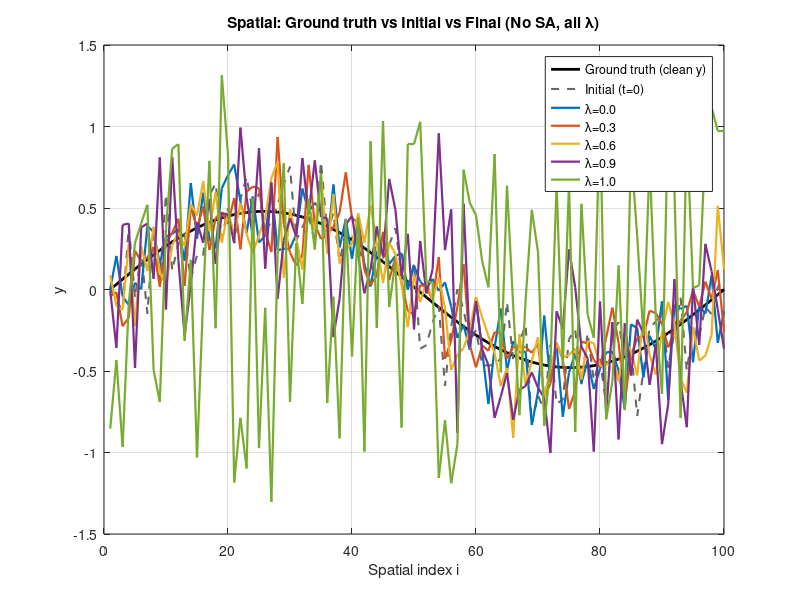
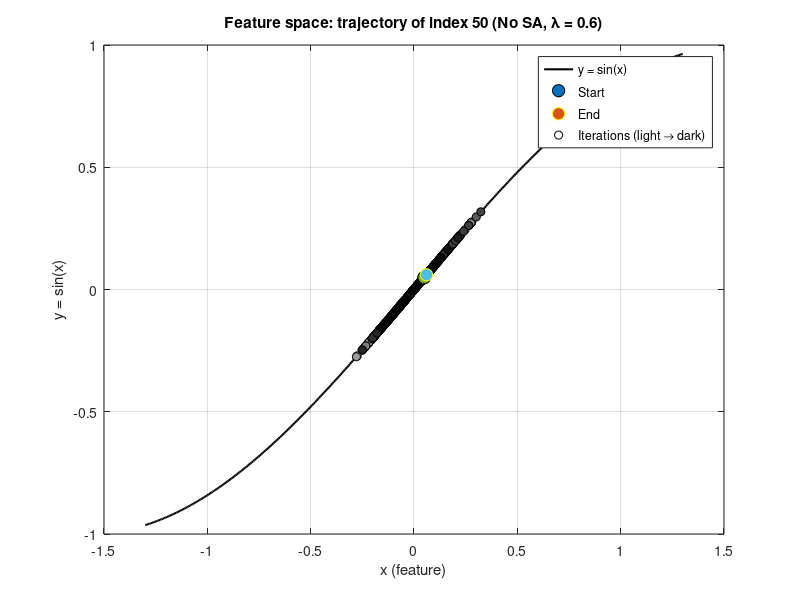
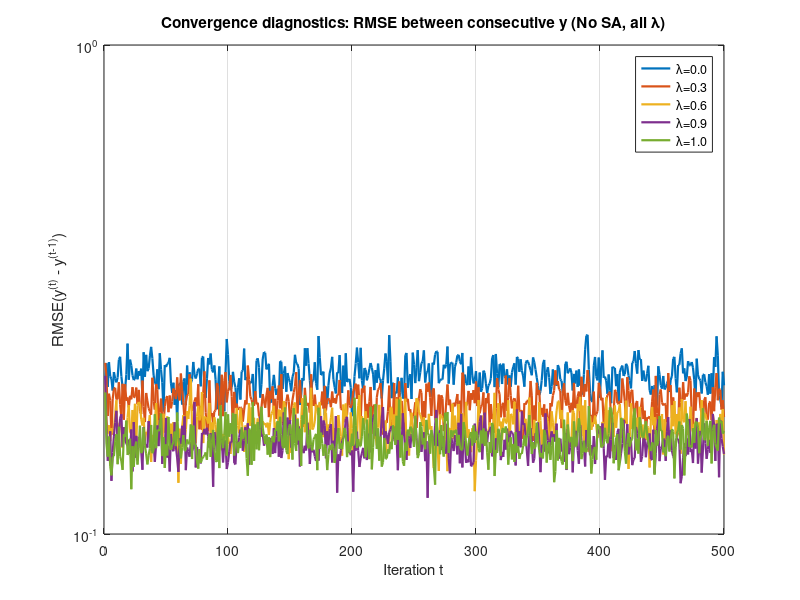
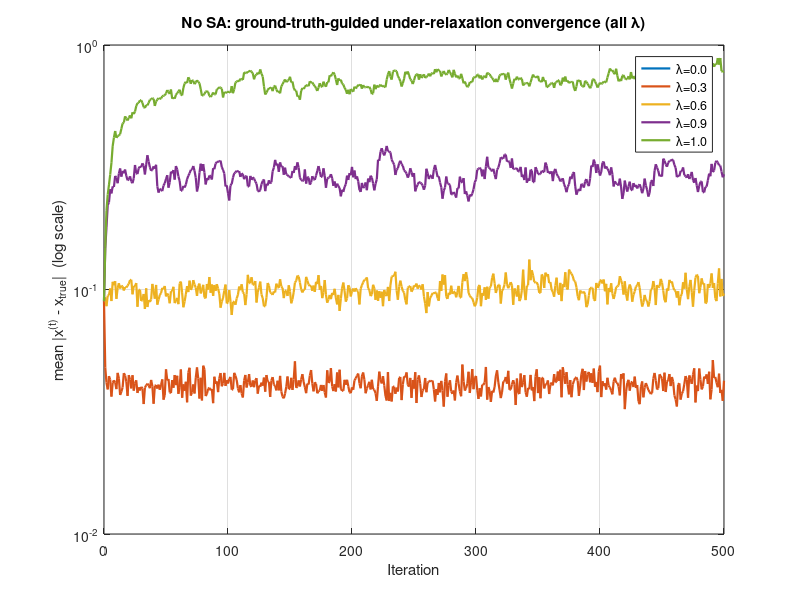

Write MATLAB code to recreate these figures, in order.
clc; clear; close all;

%% ---------------- Settings ----------------
N        = 100;                     % 網格數
Tsteps   = 500;                     % 總步數
sigma    = 0.15;                    % 噪音強度 (固定)
delta    = 1e-6;                    % clip 邊界
idx_show = 50;                      % 在 feature 圖追蹤的索引

lambdaArr = [0, 0.3, 0.6, 0.9, 1.0]; % 掃描的 under-relaxation
lam_plot  = 0.6;                    % 用於 Figure 2 的 lambda

rng(42);

% h, f, g
h    = @(x) sin(x);
f    = @(x) h(x) + sigma*randn(size(x)); % random 的做法
% f    = @(x) h(x) + sigma*( ...
%       0.35*sin(3.1*x) ...
%     - 0.27*cos(2.3*x) ...
%     + 0.19*tanh(1.7*x) ...
%     + 0.23*erf(1.1*x) ...
%     + 0.15*sin(x.^2) ...
%     - 0.21*cos(x.^3) ...
%     + 0.12*x + 0.08*x.^2 - 0.05*x.^3 ...
%     + 0.18*sin( (0.7*x + 0.5*sin(2.4*x)).^2 ) ...
%     + 0.14*tanh( (x + 0.3*cos(3.7*x)).*(0.6 + 0.2*sin(1.9*x)) ) ...
%     + 0.11*exp(-0.8*x.^2).*sin(4.3*x + 0.5*cos(1.3*x)) ...
%     - 0.09*erf(0.7*x + 0.2*sin(2.2*x)).*cos(3.6*x) ...
% ); % 自訂function的做法
% f    = @(x) h(x) + sigma*mlp_like(x); % 模擬MLP的做法

clip = @(y) min(max(y,-1+delta), 1-delta);
g    = @(y) asin( clip(y) );

% Ground truth 波形（導引與畫圖）
s       = linspace(0,1,N);
x_true  = 0.5*sin(2*pi*s);
y_clean = h(x_true);

% 共同初始條件
x_init = x_true + 0.10*randn(1,N);
y_init = f(x_init);

%% ---------------- 五個二維陣列（lambda 專屬） ----------------
x_all_00 = nan(Tsteps+1, N);  y_all_00 = nan(Tsteps+1, N);
x_all_03 = nan(Tsteps+1, N);  y_all_03 = nan(Tsteps+1, N);
x_all_06 = nan(Tsteps+1, N);  y_all_06 = nan(Tsteps+1, N);
x_all_09 = nan(Tsteps+1, N);  y_all_09 = nan(Tsteps+1, N);
x_all_10 = nan(Tsteps+1, N);  y_all_10 = nan(Tsteps+1, N);

% t=0 初始同一組
x_all_00(1,:)=x_init; y_all_00(1,:)=y_init;
x_all_03(1,:)=x_init; y_all_03(1,:)=y_init;
x_all_06(1,:)=x_init; y_all_06(1,:)=y_init;
x_all_09(1,:)=x_init; y_all_09(1,:)=y_init;
x_all_10(1,:)=x_init; y_all_10(1,:)=y_init;

%% ---------------- 主迴圈（只模擬 + 存檔） ----------------
for lam = lambdaArr
    x_cur = x_init;  
    y_cur = y_init;
    for t = 1:Tsteps
        y_cand = f(x_cur);
        y_next = y_cand;
        x_next = (1 - lam)*x_true + lam*g(y_next);

        % 存入對應的二維陣列
        switch lam
            case 0.0
                x_all_00(t+1,:)=x_next; y_all_00(t+1,:)=y_next;
            case 0.3
                x_all_03(t+1,:)=x_next; y_all_03(t+1,:)=y_next;
            case 0.6
                x_all_06(t+1,:)=x_next; y_all_06(t+1,:)=y_next;
            case 0.9
                x_all_09(t+1,:)=x_next; y_all_09(t+1,:)=y_next;
            case 1.0
                x_all_10(t+1,:)=x_next; y_all_10(t+1,:)=y_next;
        end

        x_cur = x_next;  y_cur = y_next;
    end
end

%% ---------------- 顏色 ----------------
colors = lines(numel(lambdaArr));

%% ---------------- Figure 1: Spatial（所有 λ 的最終曲線） ----------------
figure('Name','Spatial comparison (No SA, GT-guided)','Color','w'); hold on; grid on; box on;
plot(1:N, y_clean,  '-k', 'LineWidth', 2);
plot(1:N, y_all_00(1,:), '--', 'Color',[0.4 0.4 0.4], 'LineWidth',1.5); % 初始
% 逐 λ 畫最終曲線
plot(1:N, y_all_00(end,:), '-', 'Color', colors(1,:), 'LineWidth',1.6, 'DisplayName','\lambda=0.0');
plot(1:N, y_all_03(end,:), '-', 'Color', colors(2,:), 'LineWidth',1.6, 'DisplayName','\lambda=0.3');
plot(1:N, y_all_06(end,:), '-', 'Color', colors(3,:), 'LineWidth',1.6, 'DisplayName','\lambda=0.6');
plot(1:N, y_all_09(end,:), '-', 'Color', colors(4,:), 'LineWidth',1.6, 'DisplayName','\lambda=0.9');
plot(1:N, y_all_10(end,:), '-', 'Color', colors(5,:), 'LineWidth',1.6, 'DisplayName','\lambda=1.0');
xlabel('Spatial index i'); ylabel('y');
title('Spatial: Ground truth vs Initial vs Final (No SA, all \lambda)');
legend({'Ground truth (clean y)','Initial (t=0)','\lambda=0.0','\lambda=0.3','\lambda=0.6','\lambda=0.9','\lambda=1.0'}, 'Location','best');

%% ---------------- Figure 2: Feature trajectory（只畫 lam_plot） ---------
% 取對應 x_all_* 的歷程
switch lam_plot
    case 0.0, x_hist = x_all_00(:,idx_show);
    case 0.3, x_hist = x_all_03(:,idx_show);
    case 0.6, x_hist = x_all_06(:,idx_show);
    case 0.9, x_hist = x_all_09(:,idx_show);
    case 1.0, x_hist = x_all_10(:,idx_show);
end
xgrid = linspace(-1.3, 1.3, 400); ygrid = h(xgrid); cmap = flipud(gray(Tsteps+1));

figure('Name','Feature-space trajectory (No SA, GT-guided)','Color','w'); hold on; grid on; box on;
plot(xgrid, ygrid, 'k-', 'LineWidth', 1.5);
xlabel('x (feature)'); ylabel('y = sin(x)');
title(sprintf('Feature space: trajectory of index %d (No SA, \\lambda = %.1f)', idx_show, lam_plot));
scatter(x_hist(1),   h(x_hist(1)),   80, 'ro', 'filled', 'MarkerEdgeColor','k'); % Start
scatter(x_hist(end), h(x_hist(end)), 80, 'bo', 'filled', 'MarkerEdgeColor','y'); % End
for t = 2:Tsteps
    xi = x_hist(t); yi = h(xi);
    scatter(xi, yi, 36, cmap(t,:), 'filled', 'MarkerEdgeColor','k');
end
scatter(x_hist(1),   h(x_hist(1)),   80, 'ro', 'filled', 'MarkerEdgeColor','k'); % Start
scatter(x_hist(end), h(x_hist(end)), 80, 'bo', 'filled', 'MarkerEdgeColor','y'); % End
legend({'y = sin(x)','Start','End','Iterations (light \rightarrow dark)'}, 'Location','best');

%% ---------------- Figure 3: RMSE(y)（所有 λ；顏色一致） -----------------
% 以相鄰時間步的 y 計算 RMSE
rmse_00 = sqrt(mean((y_all_00(2:end,:) - y_all_00(1:end-1,:)).^2, 2));
rmse_03 = sqrt(mean((y_all_03(2:end,:) - y_all_03(1:end-1,:)).^2, 2));
rmse_06 = sqrt(mean((y_all_06(2:end,:) - y_all_06(1:end-1,:)).^2, 2));
rmse_09 = sqrt(mean((y_all_09(2:end,:) - y_all_09(1:end-1,:)).^2, 2));
rmse_10 = sqrt(mean((y_all_10(2:end,:) - y_all_10(1:end-1,:)).^2, 2));

figure('Name','RMSE of y across iterations (No SA, GT-guided)','Color','w'); hold on; grid on; box on;
semilogy(1:Tsteps, rmse_00, '-', 'Color', colors(1,:), 'LineWidth',1.6, 'DisplayName','\lambda=0.0');
semilogy(1:Tsteps, rmse_03, '-', 'Color', colors(2,:), 'LineWidth',1.6, 'DisplayName','\lambda=0.3');
semilogy(1:Tsteps, rmse_06, '-', 'Color', colors(3,:), 'LineWidth',1.6, 'DisplayName','\lambda=0.6');
semilogy(1:Tsteps, rmse_09, '-', 'Color', colors(4,:), 'LineWidth',1.6, 'DisplayName','\lambda=0.9');
semilogy(1:Tsteps, rmse_10, '-', 'Color', colors(5,:), 'LineWidth',1.6, 'DisplayName','\lambda=1.0');
xlabel('Iteration t'); ylabel('RMSE(y^{(t)} - y^{(t-1)})');
title('Convergence diagnostics: RMSE between consecutive y (No SA, all \lambda)');
legend show;

%% ---------------- Figure 4: Convergence vs \lambda（mean |x-x_true|） ----
err_00 = mean(abs(x_all_00 - x_true), 2);
err_03 = mean(abs(x_all_03 - x_true), 2);
err_06 = mean(abs(x_all_06 - x_true), 2);
err_09 = mean(abs(x_all_09 - x_true), 2);
err_10 = mean(abs(x_all_10 - x_true), 2);

figure('Name','Convergence vs lambda (No SA, GT-guided)','Color','w'); hold on; grid on; box on;
semilogy(0:Tsteps, err_00, '-', 'Color', colors(1,:), 'LineWidth',1.6, 'DisplayName','\lambda=0.0');
semilogy(0:Tsteps, err_03, '-', 'Color', colors(2,:), 'LineWidth',1.6, 'DisplayName','\lambda=0.3');
semilogy(0:Tsteps, err_06, '-', 'Color', colors(3,:), 'LineWidth',1.6, 'DisplayName','\lambda=0.6');
semilogy(0:Tsteps, err_09, '-', 'Color', colors(4,:), 'LineWidth',1.6, 'DisplayName','\lambda=0.9');
semilogy(0:Tsteps, err_10, '-', 'Color', colors(5,:), 'LineWidth',1.6, 'DisplayName','\lambda=1.0');
xlabel('Iteration'); ylabel('mean |x^{(t)} - x_{true}|  (log scale)');
title('No SA: ground-truth-guided under-relaxation convergence (all \lambda)');
legend show;






function y = mlp_like(x)
% 一個固定權重的兩層 MLP：phi(x) → tanh → tanh → 線性輸出
% 完全確定、無隨機；權重用解析公式產生（與索引相關），避免手打巨矩陣。

x = x(:)';                          % 保證為 1×N
% 特徵展開（高「維度感」的確定性非線性特徵）
Phi = [ ...
    x; x.^2; x.^3; ...
    sin(1.7*x); sin(3.1*x); sin(x.^2); ...
    cos(2.3*x); cos(4.9*x); cos(x.^3); ...
    tanh(1.4*x); tanh(0.7*x); ...
    erf(0.9*x); ...
    exp(-0.6*x.^2); exp(-0.2*x.^2).*sin(5.3*x) ...
];                                  % d×N, 其中 d=14

d  = size(Phi,1);
H1 = 24; H2 = 16;                   % 隱藏層寬度

% 用解析式生成固定權重（與索引相關，確定性且較「雜」）
[i1,j1] = ndgrid(1:H1,1:d);
W1 = 0.25*sin( sqrt(2)*i1 + sqrt(3)*j1 ) + 0.15*cos( 0.7*i1.*j1 );
b1 = 0.10*sin( (1:H1)*sqrt(5) );

[i2,j2] = ndgrid(1:H2,1:H1);
W2 = 0.20*cos( sqrt(7)*i2 + 0.9*j2 ) + 0.12*sin( 0.5*i2.*j2 );
b2 = 0.08*cos( (1:H2)*sqrt(11) );

w3 = 0.18*sin( (1:H2)*sqrt(13) ) + 0.12*cos( (1:H2)*sqrt(17) );
b3 = 0.05;

% 前向傳播（向量化）
Z1 = tanh( W1*Phi + b1.' );
Z2 = tanh( W2*Z1  + b2.' );
y  = (w3*Z2 + b3);                  % 1×N
end